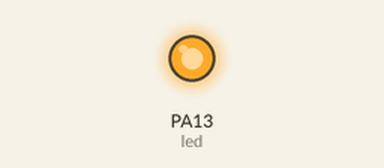
A sketch run on a simulated STM32 Black Pill. Shown: output pins drawn as LEDs (lit = HIGH). The modem accepts every AT command (registered, SIM ready, sends succeed) and sends nothing else; what the sketch prints to the serial monitor is not drawn.

Above: at 0.1 s.
At 1.1 s:
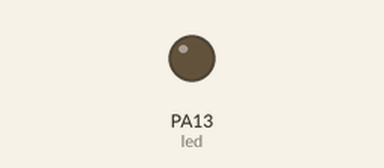
Timing chart, 0 to 2.6 s (numbered marks = the images above):
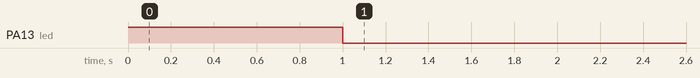

The sketch:

sim800l.ino
```cpp
#include <SoftwareSerial.h>
#include <Adafruit_SSD1306.h>
 /*PINOUT:
 *        _____________________________
 *       |  ARDUINO UNO >>>   SIM800L  |         ARDUINO UNO >>>   HEARTBEAT        ARDUINO UNO >>>   OLED I2C
 *        -----------------------------
 *        GND      >>>   GND                        S >>> AO                            SCL> A5
 *        RX  10   >>>   TX                                                             SDA >>>> A4
 *        TX  11   >>>   RX                                                             VCC >>>> 3.3v
 *       RESET 2   >>>   RST
 */

#define SIM800_TX_PIN 10    //SIM800 TX is connected to Arduino D10
#define SIM800_RX_PIN 11    //SIM800 RX is connected to Arduino D11
#define OLED_Address 0x3C

#define UpperThreshold 560  // Heart beat
#define LowerThreshold 500
SoftwareSerial serialSIM800(SIM800_TX_PIN,SIM800_RX_PIN); //Create software serial object to communicate with SIM800
//Adafruit_SSD1306 oled(1); // config Oled
const int led =  13;  int answer=0;
int x=0, lastx=0,lasty=0, LastTime=0,ThisTime, BPM=0;
bool BPMTiming=false, BeatComplete=false;

int8_t sendATcommand(char* ATcommand, char* expected_answer, unsigned int timeout){

  uint8_t x=0,answer=0;
  uint8_t ch;
  char response[100];

  memset(response, '\0', 100);    // Initialice the string

  delay(100);

  while( serialSIM800.available() > 0) serialSIM800.read();    // Clean the input buffer

  serialSIM800.println(ATcommand);    // Send the AT command
    x = 0;

  // this loop waits for the answer
  do{
    // if there are data in the UART input buffer, reads it and checks for the answer
      delay(1);
      ch =  serialSIM800.read(); Serial.write(ch);
      if(ch !=0)
      {
         response[x] = ch;
         x++;
         if (strstr(response, expected_answer) != NULL)  answer = 1;
      }
    }
    // Waits for the answer with time out
  while((answer == 0) && (--timeout>0));
  ch=0;
  return answer;
}

void setup() {
 // delay(20000);
  Serial.begin(9600); while(!Serial);                //Begin serial comunication with Arduino and Arduino IDE (Serial Monitor)
  pinMode(led, OUTPUT);
  digitalWrite(led,1); delay(1000); digitalWrite(led,0);
  serialSIM800.begin(9600); //Being serial communication witj Arduino and SIM800
  delay(1000);
  Serial.println("Setup Complete!");
//  serialSIM800.println("ATD01234510995;\r\n");
  config_sms_call(); delay(1000);
  config_http();delay(500);

  up_data(64);
  answer = sendATcommand("AT\r\n", "OK", 10000);   delay(1000);

//  send_sms("Practice makes perfect","0984095710"); delay (5000);
//  answer = sendATcommand("ATD0984095710;\r\n", "OK", 2000);  delay(3000);
  if(answer==0)  Serial.println("error ");
  else {Serial.println("Success ");}
  delay(2000);
//  set_up_BMP();
}

void loop()
{
//  digitalWrite(led,1); delay(1000); digitalWrite(led,0);delay(1000);
//  receive_sms();

//  serialEvent();
//  delay(1000);
  Serial.println("Diabetes, overweight,obesity,hear attack");
  delay(1000);
  Serial.println("Recreation");
  delay(1000);
//  draw_BMP();
}
void serialEvent(){
    uint8_t data; char responseSms[100];
    uint8_t x=0;  int temp=0;
    while(serialSIM800.available())
    {
      data=0;
      delay(1);
      data =serialSIM800.read();
      Serial.write(data);
      if(data !=0)
      {
        responseSms[x] = data;
        x++;
         if (strstr(responseSms,"Duy") != NULL) {Serial.println("OK"); digitalWrite(led,1); temp=1;}
               else if (strstr(responseSms,"BYEDUY") != NULL) {Serial.println("NO"); digitalWrite(led,0); temp=1;}
               if(temp==1){
                memset(responseSms, '\0', 100);    // Initialice the string
                delay(100);
                temp=0;
              }
      }
    }
}

void up_data(int value)
{
  char buf_data[100], buf_value[100];
  char request[] = "api.thingspeak.com/update?api_key=1S9BBY02QEAYG2LT&field1=%d";
//  char request[] = "phuoc.esy.es/cambien.php?cb1=%d&cb2=0&cb3=0";
  sendATcommand("AT+HTTPPARA=\"CID\",1\r\n","OK",2000);
  sprintf(buf_value,request,value);
  sprintf(buf_data,"AT+HTTPPARA=\"URL\",\"%s\"\r\n",buf_value);
  answer = sendATcommand(buf_data,"OK",10000);
  if(answer ==1)
  {
    Serial.println("Upload success");
    sendATcommand("AT+HTTPACTION=0","OK",10000);
    answer =0;
  }
}
void config_sms_call(void)
{
  sendATcommand("AT+CMGF=1\r\n","OK",2000);         /* Config SMS text */
  sendATcommand("AT+CNMI=2,2\r\n","OK",2000);    /* Config SMS memory */
  sendATcommand("AT+CMGDA=\"DEL ALL\"\r\n","OK",2000);
  sendATcommand("AT+CLIP=1\r\n","OK",2000);
}
void config_http(void)
{
  sendATcommand("AT+SAPBR=3,1,\"Contype\",\"GPRS\"\r\n","OK",2000); delay(1000);
  sendATcommand("AT+SAPBR=3,1,\"APN\",\"m_wap\"\r\n","OK",2000);  delay(1000);
  serialSIM800.println("AT+SAPBR=1,1\r\n"); delay(5000); Serial.println("DOneeeee");
//  sendATcommand("AT+SAPBR=1,1\r\n","OK",2000);  delay(1000);
//  sendATcommand("AT+HTTPINIT\r\n","OK",2000); delay(1000);
  serialSIM800.println("AT+HTTPINIT\r\n"); delay(2000); Serial.println("DO");
//  sendATcommand("AT+HTTPPARA=\"CID\",1\r\n","OK",2000); Serial.println("DOneeeee");
  serialSIM800.println("AT+HTTPPARA=\"CID\",1\r\n"); delay(3000); Serial.println("DOne");

}

//void set_up_BMP()
//{
//  oled.begin(SSD1306_SWITCHCAPVCC, OLED_Address);
//  oled.clearDisplay();
//  oled.setTextSize(2);
//}
//
//void draw_BMP()
//{
//  if(x>127)
//  {
//    oled.clearDisplay();
//    x=0;
//    lastx=x;
//  }
//
//  ThisTime=millis();
//  int value=analogRead(0);
//  oled.setTextColor(WHITE);
//  int y=60-(value/16);
//  oled.writeLine(lastx,lasty,x,y,WHITE);
//  lasty=y;
//  lastx=x;
//  // calc bpm
//
//  if(value>UpperThreshold)
//  {
//    if(BeatComplete)
//    {
//      BPM=ThisTime-LastTime;
//      BPM=int(60/(float(BPM)/1000));
//      BPMTiming=false;
//      BeatComplete=false;
//      tone(8,1000,250);
//    }
//    if(BPMTiming==false)
//    {
//      LastTime=millis();
//      BPMTiming=true;
//    }
//  }
//  if((value<LowerThreshold)&(BPMTiming))
//    BeatComplete=true;
//
//    // display bpm
//  oled.writeFillRect(0,50,128,16,BLACK);
//  oled.setCursor(0,50);
//  oled.print(BPM);
//  oled.print(" BPM");
//  oled.display();
//  x++;
//}
```
